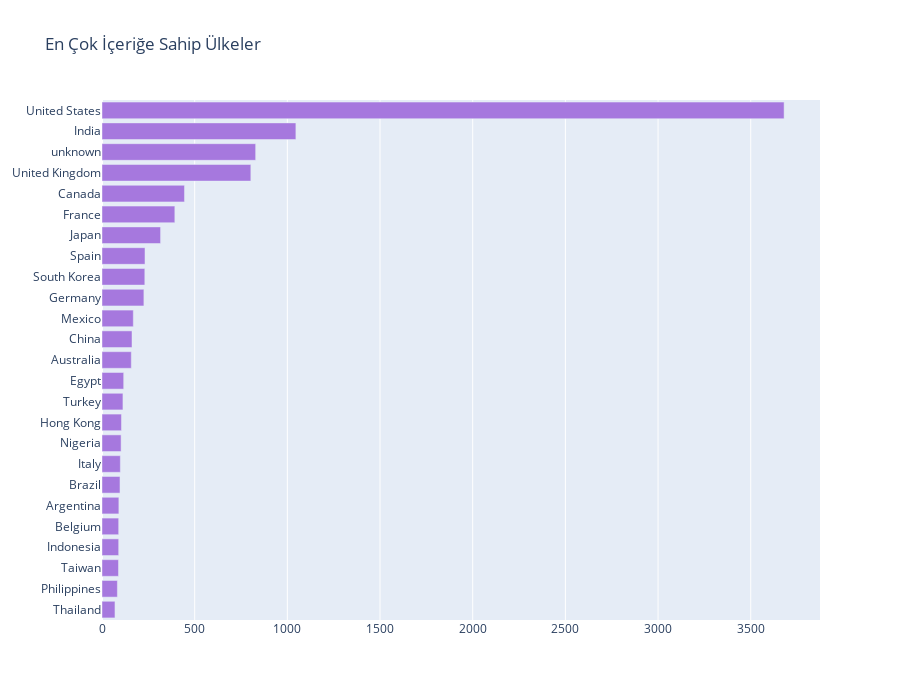

The notebook cell saved with this chart:
### Markdown cell above
### **2. Netflix'e Eklenen İçeriklerin Coğrafi Dağılımı**

### Code cell
from plotly.offline import init_notebook_mode, iplot

country_codes = {'afghanistan': 'AFG',
'albania': 'ALB',
'algeria': 'DZA',
'american samoa': 'ASM',
'andorra': 'AND',
'angola': 'AGO',
'anguilla': 'AIA',
'antigua and barbuda': 'ATG',
'argentina': 'ARG',
'armenia': 'ARM',
'aruba': 'ABW',
'australia': 'AUS',
'austria': 'AUT',
'azerbaijan': 'AZE',
'bahamas': 'BHM',
'bahrain': 'BHR',
'bangladesh': 'BGD',
'barbados': 'BRB',
'belarus': 'BLR',
'belgium': 'BEL',
'belize': 'BLZ',
'benin': 'BEN',
'bermuda': 'BMU',
'bhutan': 'BTN',
'bolivia': 'BOL',
'bosnia and herzegovina': 'BIH',
'botswana': 'BWA',
'brazil': 'BRA',
'british virgin islands': 'VGB',
'brunei': 'BRN',
'bulgaria': 'BGR',
'burkina faso': 'BFA',
'burma': 'MMR',
'burundi': 'BDI',
'cabo verde': 'CPV',
'cambodia': 'KHM',
'cameroon': 'CMR',
'canada': 'CAN',
'cayman islands': 'CYM',
'central african republic': 'CAF',
'chad': 'TCD',
'chile': 'CHL',
'china': 'CHN',
'colombia': 'COL',
'comoros': 'COM',
'congo democratic': 'COD',
'Congo republic': 'COG',
'cook islands': 'COK',
'costa rica': 'CRI',
"cote d'ivoire": 'CIV',
'croatia': 'HRV',
'cuba': 'CUB',
'curacao': 'CUW',
'cyprus': 'CYP',
'czech republic': 'CZE',
'denmark': 'DNK',
'djibouti': 'DJI',
'dominica': 'DMA',
'dominican republic': 'DOM',
'ecuador': 'ECU',
'egypt': 'EGY',
'el salvador': 'SLV',
'equatorial guinea': 'GNQ',
'eritrea': 'ERI',
'estonia': 'EST',
'ethiopia': 'ETH',
'falkland islands': 'FLK',
'faroe islands': 'FRO',
'fiji': 'FJI',
'finland': 'FIN',
'france': 'FRA',
'french polynesia': 'PYF',
'gabon': 'GAB',
'gambia, the': 'GMB',
'georgia': 'GEO',
'germany': 'DEU',
'ghana': 'GHA',
'gibraltar': 'GIB',
'greece': 'GRC',
'greenland': 'GRL',
'grenada': 'GRD',
'guam': 'GUM',
'guatemala': 'GTM',
'guernsey': 'GGY',
'guinea-bissau': 'GNB',
'guinea': 'GIN',
'guyana': 'GUY',
'haiti': 'HTI',
'honduras': 'HND',
'hong kong': 'HKG',
'hungary': 'HUN',
'iceland': 'ISL',
'india': 'IND',
'indonesia': 'IDN',
'iran': 'IRN',
'iraq': 'IRQ',
'ireland': 'IRL',
'isle of man': 'IMN',
'israel': 'ISR',
'italy': 'ITA',
'jamaica': 'JAM',
'japan': 'JPN',
'jersey': 'JEY',
'jordan': 'JOR',
'kazakhstan': 'KAZ',
'kenya': 'KEN',
'kiribati': 'KIR',
'north korea': 'PRK',
'south korea': 'KOR',
'kosovo': 'KSV',
'kuwait': 'KWT',
'kyrgyzstan': 'KGZ',
'laos': 'LAO',
'latvia': 'LVA',
'lebanon': 'LBN',
'lesotho': 'LSO',
'liberia': 'LBR',
'libya': 'LBY',
'liechtenstein': 'LIE',
'lithuania': 'LTU',
'luxembourg': 'LUX',
'macau': 'MAC',
'macedonia': 'MKD',
'madagascar': 'MDG',
'malawi': 'MWI',
'malaysia': 'MYS',
'maldives': 'MDV',
'mali': 'MLI',
'malta': 'MLT',
'marshall islands': 'MHL',
'mauritania': 'MRT',
'mauritius': 'MUS',
'mexico': 'MEX',
'micronesia': 'FSM',
'moldova': 'MDA',
'monaco': 'MCO',
'mongolia': 'MNG',
'montenegro': 'MNE',
'morocco': 'MAR',
'mozambique': 'MOZ',
'namibia': 'NAM',
'nepal': 'NPL',
'netherlands': 'NLD',
'new caledonia': 'NCL',
'new zealand': 'NZL',
'nicaragua': 'NIC',
'nigeria': 'NGA',
'niger': 'NER',
'niue': 'NIU',
'northern mariana islands': 'MNP',
'norway': 'NOR',
'oman': 'OMN',
'pakistan': 'PAK',
'palau': 'PLW',
'panama': 'PAN',
'papua new guinea': 'PNG',
'paraguay': 'PRY',
'peru': 'PER',
'philippines': 'PHL',
'poland': 'POL',
'portugal': 'PRT',
'puerto rico': 'PRI',
'qatar': 'QAT',
'romania': 'ROU',
'russia': 'RUS',
'rwanda': 'RWA',
'saint kitts and nevis': 'KNA',
'saint lucia': 'LCA',
'saint martin': 'MAF',
'saint pierre and miquelon': 'SPM',
'saint vincent and the grenadines': 'VCT',
'samoa': 'WSM',
'san marino': 'SMR',
'sao tome and principe': 'STP',
'saudi arabia': 'SAU',
'senegal': 'SEN',
'serbia': 'SRB',
'seychelles': 'SYC',
'sierra leone': 'SLE',
'singapore': 'SGP',
'sint maarten': 'SXM',
'slovakia': 'SVK',
'slovenia': 'SVN',
'solomon islands': 'SLB',
'somalia': 'SOM',
'south africa': 'ZAF',
'south sudan': 'SSD',
'spain': 'ESP',
'sri lanka': 'LKA',
'sudan': 'SDN',
'suriname': 'SUR',
'swaziland': 'SWZ',
'sweden': 'SWE',
'switzerland': 'CHE',
'syria': 'SYR',
'taiwan': 'TWN',
'tajikistan': 'TJK',
'tanzania': 'TZA',
'thailand': 'THA',
'timor-leste': 'TLS',
'togo': 'TGO',
'tonga': 'TON',
'trinidad and tobago': 'TTO',
'tunisia': 'TUN',
'turkey': 'TUR',
'turkmenistan': 'TKM',
'tuvalu': 'TUV',
'uganda': 'UGA',
'ukraine': 'UKR',
'united arab emirates': 'ARE',
'united kingdom': 'GBR',
'united states': 'USA',
'uruguay': 'URY',
'uzbekistan': 'UZB',
'vanuatu': 'VUT',
'venezuela': 'VEN',
'vietnam': 'VNM',
'virgin islands': 'VGB',
'west bank': 'WBG',
'yemen': 'YEM',
'zambia': 'ZMB',
'zimbabwe': 'ZWE'}

## countries 
from collections import Counter
colorscale = ["#f7fbff", "#ebf3fb", "#deebf7", "#d2e3f3", "#c6dbef", "#b3d2e9", "#9ecae1",
    "#85bcdb", "#6baed6", "#57a0ce", "#4292c6", "#3082be", "#2171b5", "#1361a9",
    "#08519c", "#0b4083", "#08306b"
]
    
def geoplot(ddf):
    country_with_code, country = {}, {}
    shows_countries = ", ".join(ddf['country'].dropna()).split(", ")
    for c,v in dict(Counter(shows_countries)).items():
        code = ""
        if c.lower() in country_codes:
            code = country_codes[c.lower()]
        country_with_code[code] = v
        country[c] = v

    data = [dict(
            type = 'choropleth',
            locations = list(country_with_code.keys()),
            z = list(country_with_code.values()),
            colorscale = [[0,"rgb(5, 10, 172)"],[0.65,"rgb(40, 60, 190)"],[0.75,"rgb(70, 100, 245)"],\
                        [0.80,"rgb(90, 120, 245)"],[0.9,"rgb(106, 137, 247)"],[1,"rgb(220, 220, 220)"]],
            autocolorscale = False,
            reversescale = True,
            marker = dict(
                line = dict (
                    color = 'gray',
                    width = 0.5
                ) ),
            colorbar = dict(
                autotick = False,
                title = ''),
        ) ]

    layout = dict(
        title = '',
        geo = dict(
            showframe = False,
            showcoastlines = False,
            projection = dict(
                type = 'Mercator'
            )
        )
    )

    fig = dict( data=data, layout=layout )
    iplot( fig, validate=False, filename='d3-world-map' )
    return country

country_vals = geoplot(df)
tabs = Counter(country_vals).most_common(25)

labels = [_[0] for _ in tabs][::-1]
values = [_[1] for _ in tabs][::-1]
trace1 = go.Bar(y=labels, x=values, orientation="h", name="", marker=dict(color="#a678de"))

data = [trace1]
layout = go.Layout(title="En Çok İçeriğe Sahip Ülkeler", height=700, legend=dict(x=0.1, y=1.1, orientation="h"))
fig = go.Figure(data, layout=layout)
fig.show()

### Figure 1 — Plotly figure (JSON) as saved in the notebook; plotly's stock layout.template omitted (floating-point values rounded to 4 significant figures)
{"data": [{"marker": {"color": "#a678de"}, "name": "", "orientation": "h", "type": "bar", "x": [70, 83, 89, 90, 90, 91, 97, 99, 103, 105, 113, 117, 158, 162, 169, 226, 231, 232, 316, 393, 445, 803, 829, 1046, 3680], "y": ["Thailand", "Philippines", "Taiwan", "Indonesia", "Belgium", "Argentina", "Brazil", "Italy", "Nigeria", "Hong Kong", "Turkey", "Egypt", "Australia", "China", "Mexico", "Germany", "South Korea", "Spain", "Japan", "France", "Canada", "United Kingdom", "unknown", "India", "United States"]}], "layout": {"height": 700, "legend": {"orientation": "h", "x": 0.1, "y": 1.1}, "title": {"text": "En Çok İçeriğe Sahip Ülkeler"}}}
